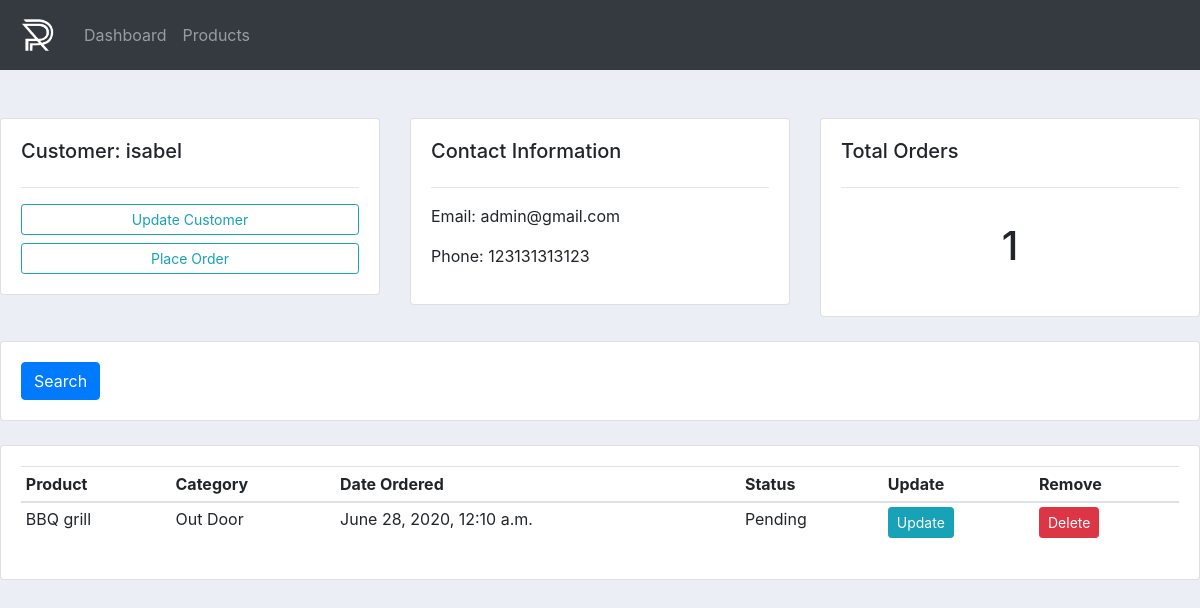
The page /customer/2 on the database its author committed.
### accounts/models.py (models this page shows, shortened)
class Customer(models.Model):
    name = models.CharField(max_length=200, null=True)
    phone = models.CharField(max_length=200, null=True)
    email = models.CharField(max_length=200, null=True)
    date_created = models.DateTimeField(auto_now_add=True, null=True)
    class Meta:
        verbose_name = 'Customer'
        verbose_name_plural = 'Customers'

class Order(models.Model):
    STATUS = (
        ('Pending', 'Pending'),
        ('Out of Delivery', 'Out of Delivery'),
        ('Delivered', 'Delivered'),
    )
    product = models.ForeignKey(Product, null=True, on_delete=models.SET_NULL)
    customer = models.ForeignKey(Customer, null=True, on_delete=models.SET_NULL)
    date_created = models.DateTimeField(auto_now_add=True, null=True)
    status = models.CharField(max_length=200, null=True, choices=STATUS)
    class Meta:
        verbose_name = 'Order'
        verbose_name_plural = 'Orders'

class Product(models.Model):
    CATEGORY = (
        ('Indoor', 'Indoor'),
        ('Out Door', 'Out Door')
    )
    name = models.CharField(max_length=200, null=True)
    price = models.FloatField(null=True)
    category = models.CharField(max_length=200, null=True, choices=CATEGORY)
    description = models.CharField(max_length=200, null=True, blank=True)
    date_created = models.DateTimeField(auto_now_add=True, null=True)
    tags = models.ManyToManyField(Tag)
    class Meta:
        verbose_name = 'Product'
        verbose_name_plural = 'Products'

### accounts/views.py (the view)
# urls.py: path('customer/<str:id>', customer, name='customer'),
def customer(request, id):
    customer = Customer.objects.get(id=id)
    orders = customer.order_set.all()
    context = {
        'customer': customer,
        'orders': orders
    }
    return render(request, 'accounts/customer.html', context)

### accounts/templates/accounts/customer.html
{% extends 'accounts/base.html' %}
{% block content %}
    <br>
    <div class="row">
        <div class="col-md">
            <div class="card card-body">
                <h5>Customer: {{ customer.name }}</h5>
                <hr>
                <a href="" class="btn btn-outline-info btn-sm btn-block">Update Customer</a>
                <a href="{% url 'create_order' customer.id %}" class="btn btn-outline-info btn-sm btn-block">Place Order</a>
            </div>
        </div>
        <div class="col-md">
            <div class="card card-body">
                <h5>Contact Information</h5>
                <hr>
                <p>Email: {{ customer.email }}</p>
                <p>Phone: {{ customer.phone }}</p>
            </div>
        </div>
        <div class="col-md">
            <div class="card card-body">
                <h5>Total Orders</h5>
                <hr>
                <h1 style="text-align: center; padding: 18px;">{{ orders.count }}</h1>
            </div>
        </div>
    </div>
    <br>
    <div class="row">
        <div class="col-md">
            <div class="card card-body">
                <form method="GET">
                    <button class="btn btn-primary" type="submit">Search</button>
                </form>
            </div>
        </div>
    </div>
    <br>
    <div class="row">
        <div class="col-md">
            <div class="card card-body">
                <table class="table table-sm">
                    <thead>
                        <tr>
                            <th>Product</th>
                            <th>Category</th>
                            <th>Date Ordered</th>
                            <th>Status</th>
                            <th>Update</th>
                            <th>Remove</th>
                        </tr>
                    </thead>
                    <tbody>
                        {% for order in orders %}
                            <tr>
                                <td>{{ order.product.name }}</td>
                                <td>{{ order.product.category }}</td>
                                <td>{{ order.date_created }}</td>
                                <td>{{ order.status }}</td>
                                <td>
                                    <a class="btn btn-info btn-sm" href="{% url 'update_order' order.id %}">
                                        Update
                                    </a>
                                </td>
                                <td>
                                    <a class="btn btn-danger btn-sm" href="{% url 'delete_order' order.id %}">
                                        Delete
                                    </a>
                                </td>
                            </tr>
                        {% endfor %}
                    </tbody>
                </table>
            </div>
        </div>
    </div>
{% endblock content %}

### static/css/main.css (style rules this page uses)
body { background-color: #ebeff5; }

### rows shown on the page
Customer: name "isabel", email "admin@gmail.com", phone "123131313123", count "1"
Order: product.name "BBQ grill", product.category "Out Door", date_created "June 28, 2020, 12:10 a.m.", status "Pending"
